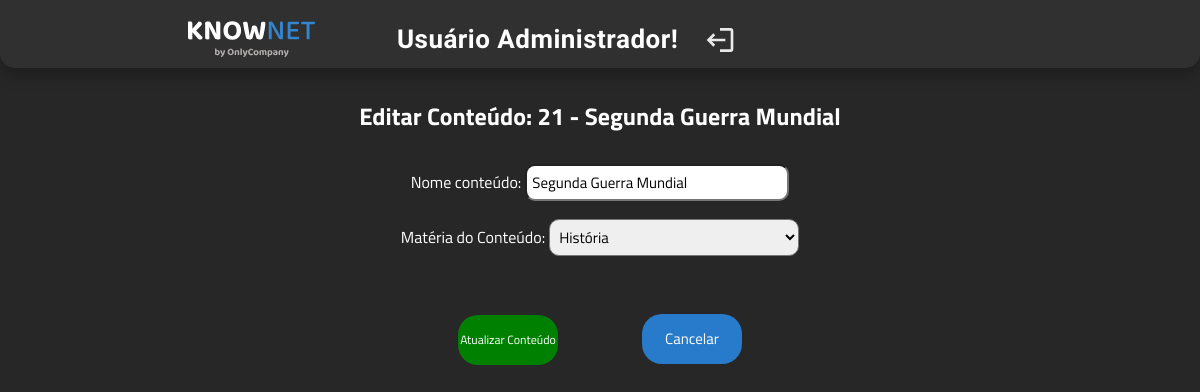
The page /pages/conteudos/conteudo_upd_scr.php?id=21 (signed in) on the database its author committed.
### tables this page shows
CREATE TABLE `conteudos` (
  `id` int(11) NOT NULL,
  `nome` varchar(80) NOT NULL,
  `materia` int(11) DEFAULT NULL
);

CREATE TABLE `materias` (
  `id` int(11) NOT NULL,
  `nome` varchar(50) NOT NULL
);

### pages/conteudos/conteudo_upd_scr.php (the view, shortened to what this page needs)
<?php
    if(!empty($_GET['id'])){
        include('../../database/conexao.php');
        $id_conteudo = $_GET['id'];
        $sqlConteudo = "SELECT * FROM conteudos WHERE id = $id_conteudo";
        $resultConteudo = $mysqli->query($sqlConteudo);
        if($resultConteudo->num_rows == 1){
            $conteudo_data = mysqli_fetch_assoc($resultConteudo);
            $nome_conteudo = $conteudo_data['nome'];
            $materia_conteudo = $conteudo_data['materia'];
            $sqlMateriaConteudo = "SELECT nome
                                   FROM materias
                                   WHERE id = $materia_conteudo";
            $resultMateriaConteudo = $mysqli->query($sqlMateriaConteudo) or die(mysql_error());
            if($resultMateriaConteudo->num_rows > 0){
                $row = mysqli_fetch_array($resultMateriaConteudo);
                $nome_materia_selecionada = $row['nome'];
            }
        }
    } else{
        header("location: conteudos.php");
    }
?>
<!DOCTYPE html>
<html>
<head>
</head>
<body onload="formConteudo.txtConteudo.focus();">
    <?php include('../templates/header_admin.php')?>
    <center>
        <h2 class="white space font">
            Editar Conteúdo: <?php echo "$id_conteudo - $nome_conteudo";?>
        </h2>
        <form id="formConteudo" name="formConteudo" action="conteudo_upd_prc.php" method="POST" onsubmit="return formConteudoOnSubmit();">
            <div>
                <label class="white font">Nome conteúdo:</label>
                <input type="text" class="input-conteudo" name="txtConteudo" id="txtConteudo" value="<?php echo "$nome_conteudo";?>">
            </div>
            <br>
            <div>
                <label class="white font">Matéria do Conteúdo:</label>
                <select name="cbxMateria" id="cbxMateria" class="input-conteudo">
                    <option value="<?php echo $materia_conteudo;?>" selected>
                        <?php
                            echo "$nome_materia_selecionada";
                        ?>
                    </option>
                </select>
            </div>
            <br>
            <input type="submit" name="updateConteudo" class="button-confirm" id="updateConteudo" value="Atualizar Conteúdo">
            <button type="button" class="button" onclick="location.href='conteudos.php'">
                Cancelar
            </button>
        </form>
    </center>
</body>
</html>

### styles/styles.php (style rules this page uses)
:root { --black: #272727; --white: #FFFFFF; --grey: #787878; --light_grey: #BABABA; --p_grey: #969696; --strong_grey: #707070; --blue: #287BCA; --strong_blue: #04396A; }
* { margin: 0; padding: 0; }
body { width: 100%; background-color: var(--black); }
.white { color: white; }
.button { margin: 40px; background-color: var(--blue); border: none; border-radius: 20px; width: 100px; height: 50px; color: white; font-size: 15px; font-family: 'Titillium Web', sans-serif; }
.space { margin: 30px; }
.font { font-family: 'Titillium Web', sans-serif; }
.button-confirm { margin: 40px; background-color: green; border: none; border-radius: 20px; width: 100px; height: 50px; color: white; font-size: 12px; font-family: 'Titillium Web', sans-serif; }
.input-conteudo { padding: 5px; font-size: 15px; font-family: 'Titillium Web', sans-serif; border-radius: 10px; width: 250px; }
option { padding: 5px; font-size: 15px; font-family: 'Titillium Web', sans-serif; }

### styles/header.php (style rules this page uses)
* { margin: 0; padding: 0; }

### rows shown on the page
conteudos: nome "Segunda Guerra Mundial", txtConteudo "Segunda Guerra Mundial"
materias: cbxMateria "História"

### other values the page prints
$id_conteudo "21"
